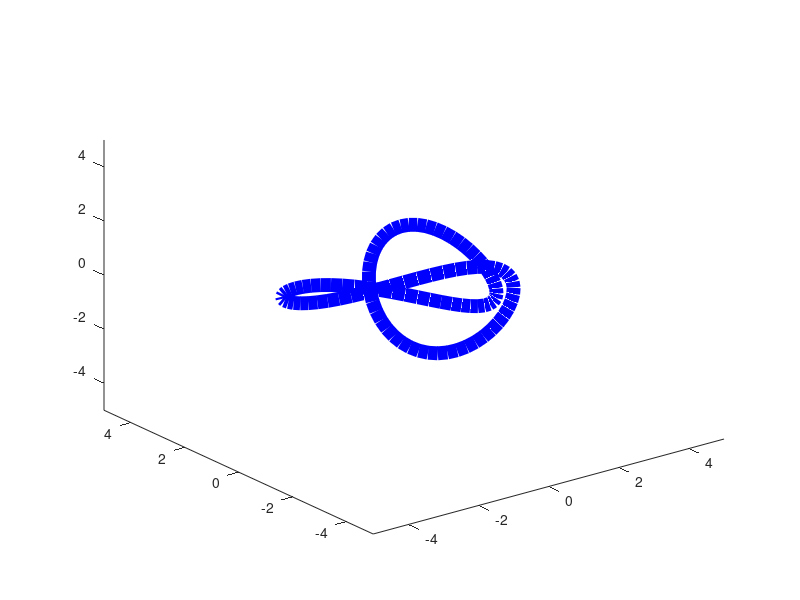

Write MATLAB code to recreate this figure.
t=linspace(0,2*pi,100);
figure;
plot3(sin(t)+2*sin(2*t),cos(t)-2*cos(2*t),-sin(3*t),'b-','LineWidth',10);
xlim([-5,5]);
ylim([-5,5]);
zlim([-5,5]);